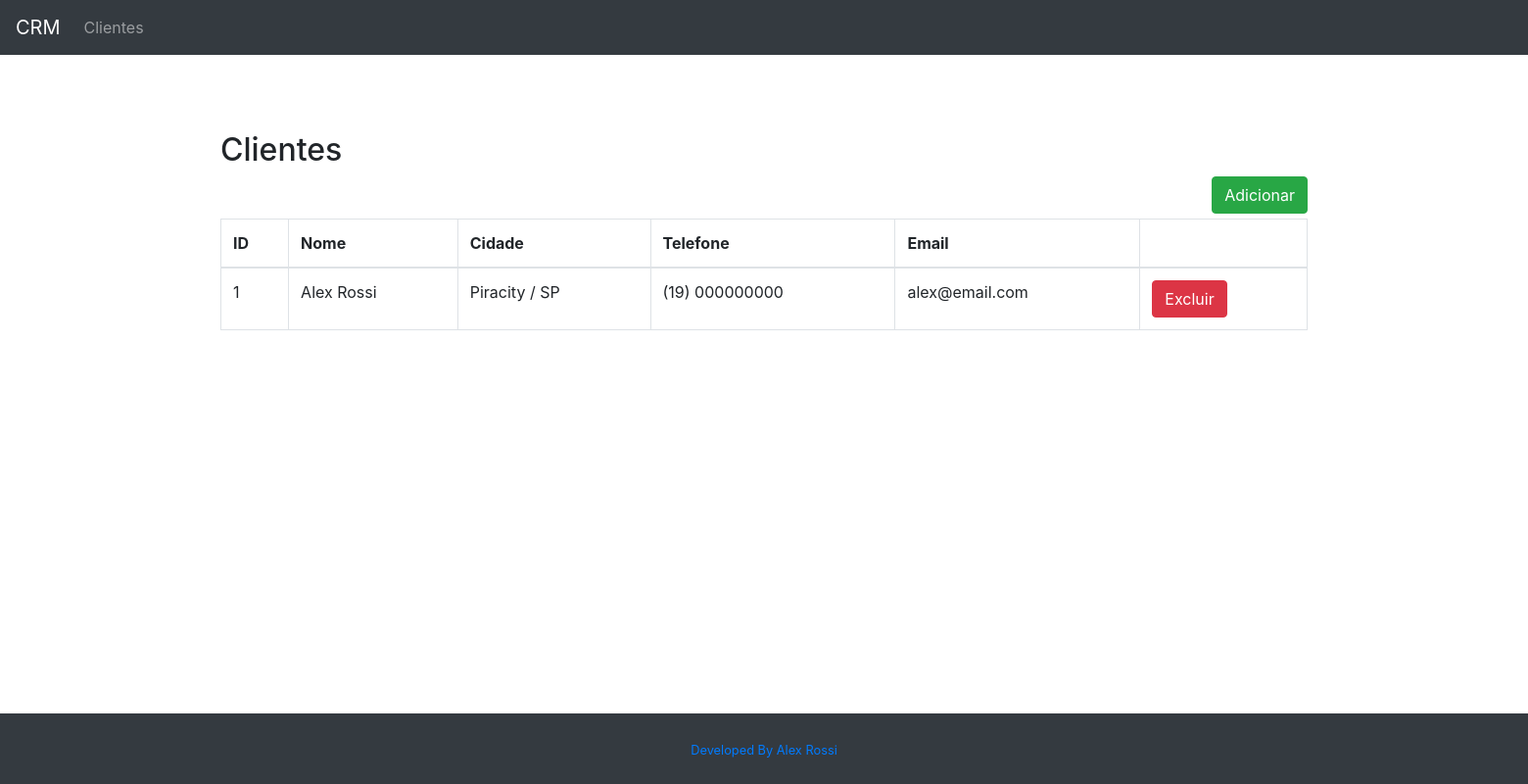
/customer/list/, run on an earlier commit of the app's database.
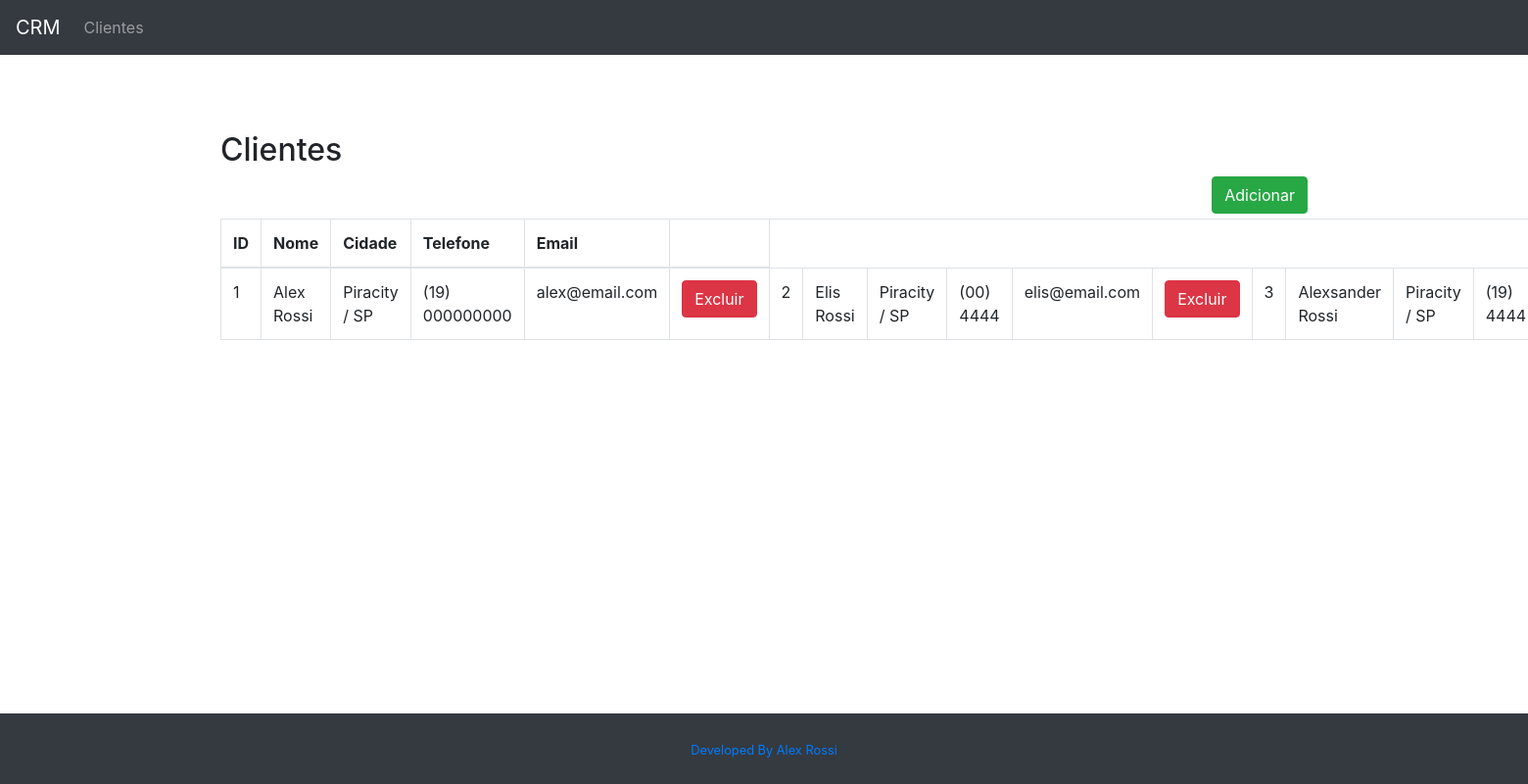
And on a later commit of the database.
### customer/models.py (models this page shows, shortened)
class Customer(models.Model):
  first_name = models.CharField(max_length=30)
  last_name = models.CharField(max_length=50)
  email = models.EmailField()
  document_rg = models.CharField(max_length=9)
  document_cpf = models.CharField(max_length=11)
  birth_date = models.DateField()
  area_code = models.CharField(max_length=3)
  phone_number = models.CharField(max_length=9)
  country = models.CharField(max_length=30)
  state = models.CharField(max_length=30)
  city = models.CharField(max_length=30)
  created_date = models.DateTimeField(auto_now_add=True)
  updated_date = models.DateTimeField(auto_now=True)
  active = models.BooleanField(default=True)
  def get_full_name(self):
    return f"{self.first_name} {self.last_name}"
  def get_full_phone_number(self):
    return f"({self.area_code}) {self.phone_number}"
  def get_full_addres(self):
    return f"{self.city} / {self.state}"
  class Meta:
    db_table = "customer"

### customer/views.py (the view)
# urls.py: path("list/", CustomerListView.as_view(), name="customer-list"),
class CustomerListView(ListView):
  template_name = "customer/customer_list.html"
  model = Customer
  queryset = Customer.objects.all()

### customer/templates/customer/customer_list.html
{% extends "model-page.html" %}
{% block content %}
  <h2>Clientes</h2>
  <container>
    <a href="{% url "customer:customer-create" %}">
      <button type="button" class="btn btn-success"
      style="float: right; margin-bottom: 5px;">Adicionar</button>
    </a>
    <table class="table table-bordered">
      <thead>
        <tr>
          <th>ID</th>
          <th>Nome</th>
          <th>Cidade</th>
          <th>Telefone</th>
          <th>Email</th>
          <th></th>
        </tr>
      </thead>
        <tbody>
          <tr>
            {% for customer in customer_list %}
              <td>{{ customer.id }}</td>
              <td>{{ customer.get_full_name }}</td>
              <td>{{ customer.get_full_addres }}</td>
              <td>{{ customer.get_full_phone_number }}</td>
              <td>{{ customer.email }}</td>
              <td><button type="button" class="btn btn-danger">Excluir</button></td>
            {% endfor %}
          </tr>
        </tbody>
    </table>
  </container>
{% endblock %}

### core/templates/model-page.html (shortened to what this page needs)
<!DOCTYPE html>
<html lang="pt-br">
  <head>
    <link rel="stylesheet" href="https://stackpath.bootstrapcdn.com/bootstrap/4.5.0/css/bootstrap.min.css">
  </head>
  <body class="d-flex flex-column">
    <header>
      {% include "model-header.html" %}
    </header>
    <main class="content">
      <div class="container">
        {% block content %} {% endblock %}
      </div>
    </main>
    <footer class="py-4 bg-dark text-white-50">
      {% include "model-footer.html" %}
    </footer>
  </body>
</html>

### core/templates/model-header.html
<nav class="navbar navbar-expand-sm bg-dark navbar-dark">
  <a class="navbar-brand" href={% url 'index' %}>CRM</a>
  <ul class="navbar-nav mr-auto">
    <li class="nav-item">
      <a class="nav-link" href="{% url 'customer:customer-list' %}">Clientes</a>
    </li>
  </ul>
</nav>

### core/templates/model-footer.html
<div class="container text-center">
  <a target="_blank" href="https://www.linkedin.com/in/4lex/" style="text-decoration: none;">
    <small>Developed By Alex Rossi</small></a>
</div>

### core/templates/model-page.html (style rules this page uses)
html,body { height: 100%; }
main { flex: 1 0 auto; margin-top: 5%; }
footer { flex-shrink: none; margin-top: 2em; }

What changed in the data, as far as the page shows it:
added Customer: id "2", get_full_name "Elis Rossi", get_full_addres "Piracity / SP", get_full_phone_number "(00) 4444", email "elis@email.com"
added Customer: id "3", get_full_name "Alexsander Rossi", get_full_addres "Piracity / SP", get_full_phone_number "(19) 4444"
